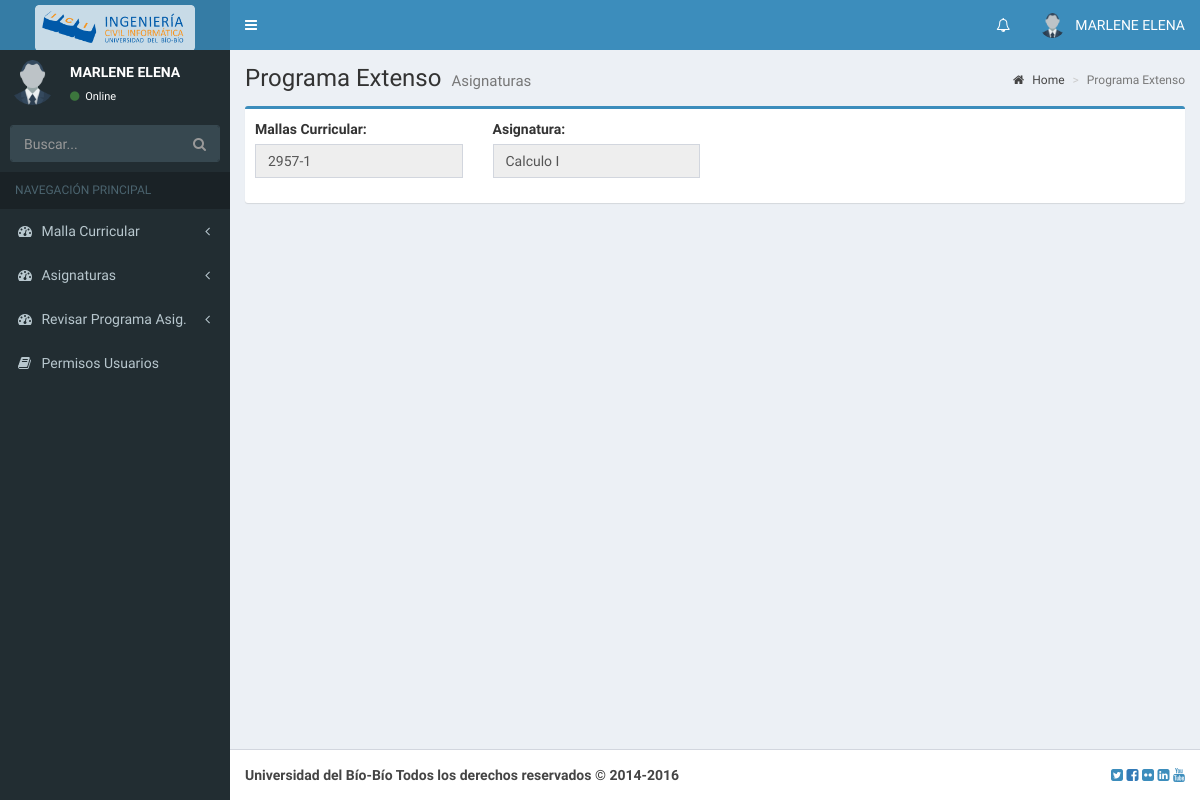
Before: /Vista/Layout/administrarProgramaExtensoAsignaturasDirectiva.php?cod=240012 (signed in) with the older database file.
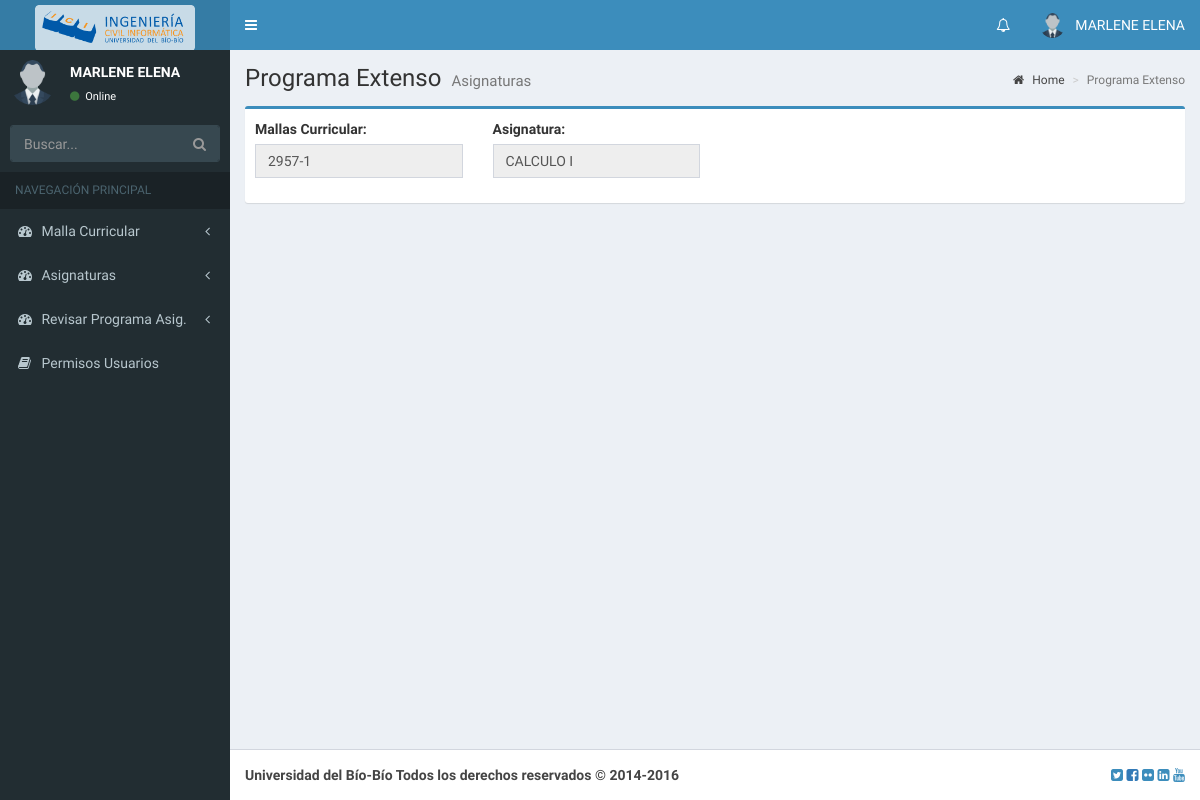
After: the same page with the newer database file.
### tables this page shows
CREATE TABLE IF NOT EXISTS `asignatura` (
  `asig_codigo` int(6) NOT NULL,
  `asig_nombre` varchar(45) NOT NULL,
  `asig_periodo` int(11) NOT NULL,
  `asig_creditos` int(11) NOT NULL,
  `m_id` varchar(11) NOT NULL,
  `ta_id` int(11) NOT NULL,
  `correquisito` varchar(1000) DEFAULT NULL
);

### Controlador/Mantenedores/Nucleo/ConexionMySQL.php (called while the page is built, shortened)
<?php
include_once ("Configuracion.php");
class ConexionMySQL {
    private $host;
    private $db;
    private $user;
    private $password;
    private $puerto;
    private $conexion;
    function __construct() {
        $this->configuracion = new Configuracion();
        $this->user = $this->configuracion->user;
        $this->password = $this->configuracion->password;
        $this->host = $this->configuracion->host;
        $this->db = $this->configuracion->db;
        $this->puerto = $this->configuracion->puerto;
    }
    public function conectar() {
        if ($this->puerto != "") {
            $this->conexion =  new mysqli($this->host.":".$this->puerto, $this->user, $this->password, $this->db);
        }else{
            $this->conexion = new mysqli($this->host, $this->user, $this->password, $this->db);
        }
    }
    public function ejecutar($strComando) {
        try {
             $result = $this->conexion->query($strComando);
            return $result;
        } catch (PDOException $ex) {
            throw $ex;
        }
    }
}
?>

### Controlador/Mantenedores/Nucleo/Configuracion.php (called while the page is built, shortened)
<?php
class Configuracion {
    public function __construct() {
        $this->user = "root";
        $this->password = "";
        $this->host = "localhost";
        $this->db = "control_pro_asignaturas";
        $this->puerto = "";
    }
}
?>

### Controlador/Contenedor.php (called while the page is built, shortened)
<?php
include_once 'Mantenedores/AsignaturaDAO.php';
class Contenedor {
    private static $instancia = NULL;
    private $asignaturaDAO;
    public function Contenedor() {
        $this->asignaturaDAO = new AsignaturaDAO();
    }
    public static function getInstancia() {
        if (self::$instancia == NULL) {
            self::$instancia = new Contenedor();
        }
        return self::$instancia;
    }
    public function getAsignaturaByID($asig_codigo) {
        return $this->asignaturaDAO->findByID($asig_codigo);
    }
}
?>

### Controlador/Mantenedores/AsignaturaDAO.php (called while the page is built, shortened)
<?php
include_once 'Nucleo/ConexionMySQL.php';
include_once '../../Modelo/AsignaturaDTO.php';
class AsignaturaDAO {
    private $conexion;
    public function AsignaturaDAO() {
        $this->conexion = new ConexionMySQL();
    }
    public function findByID($asig_codigo) {
        $this->conexion->conectar();
        $query = "SELECT * FROM asignatura WHERE  asig_codigo =  " . $asig_codigo . " ";
        $result = $this->conexion->ejecutar($query);
        $asignatura = new AsignaturaDTO();
        if ($result) {
            while ($fila = $result->fetch_row()) {
                $asignatura->setAsig_codigo($fila[0]);
                $asignatura->setAsig_nombre($fila[1]);
                $asignatura->setAsig_periodo($fila[2]);
                $asignatura->setAsig_creditos($fila[3]);
                $asignatura->setM_id($fila[4]);
                $asignatura->setTa_id($fila[5]);
            }
        }
        $this->conexion->desconectar();
        return $asignatura;
    }
}

### Modelo/AsignaturaDTO.php (called while the page is built, shortened)
<?php
class AsignaturaDTO {
    public $asig_nombre;
    public $m_id;
    function setAsig_codigo($asig_codigo) {
        return $this->asig_codigo = $asig_codigo;
    }
    function getAsig_nombre() {
        return $this->asig_nombre;
    }
    function setAsig_nombre($asig_nombre) {
        return $this->asig_nombre = $asig_nombre;
    }
    function getM_id() {
        return $this->m_id;
    }
    function setM_id($m_id) {
        return $this->m_id = $m_id;
    }
    function setTa_id($ta_id) {
        return $this->ta_id = $ta_id;
    }
}

### Vista/Layout/administrarProgramaExtensoAsignaturasDirectiva.php (the view, shortened to what this page needs)
<!DOCTYPE html>
<?php
$per_id = $_SESSION["per_id"];
$usu_nombre = $_SESSION["usu_nombre"];
$asig_codigo = htmlspecialchars($_REQUEST['cod']);
include_once '../../Controlador/Contenedor.php';
$control = Contenedor::getInstancia();
$asignatura = $control->getAsignaturaByID($asig_codigo);
?>
<html>
    <head>
        <link rel="stylesheet" href="../../Files/Complementos/template_admin_lite/bootstrap/css/bootstrap.min.css">
        <link rel="stylesheet" href="https://cdnjs.cloudflare.com/ajax/libs/font-awesome/4.5.0/css/font-awesome.min.css">
        <link rel="stylesheet" href="https://cdnjs.cloudflare.com/ajax/libs/ionicons/2.0.1/css/ionicons.min.css">
        <link rel="stylesheet" href="../../Files/Complementos/template_admin_lite/dist/css/AdminLTE.min.css">
        <link rel="stylesheet" href="../../Files/Complementos/template_admin_lite/dist/css/skins/_all-skins.min.css">
        <link rel="stylesheet" href="../../Files/Complementos/template_admin_lite/plugins/iCheck/flat/blue.css">
        <link rel="stylesheet" href="../../Files/Complementos/template_admin_lite/plugins/morris/morris.css">
        <link rel="stylesheet" href="../../Files/Complementos/template_admin_lite/plugins/jvectormap/jquery-jvectormap-1.2.2.css">
        <link rel="stylesheet" href="../../Files/Complementos/template_admin_lite/plugins/datepicker/datepicker3.css">
        <link rel="stylesheet" href="../../Files/Complementos/template_admin_lite/plugins/daterangepicker/daterangepicker.css">
        <link rel="stylesheet" href="../../Files/Complementos/template_admin_lite/plugins/bootstrap-wysihtml5/bootstrap3-wysihtml5.min.css">
        <link rel="stylesheet" href="../../Files/Complementos/template_admin_lite/plugins/bootstrap-select-1.12.1/dist/css/bootstrap-select.css">
    </head>
    <body class="hold-transition skin-blue sidebar-mini">
        <div class="wrapper">
            <?php
            if ($per_id == 1) {
                include '../Menus/menu_header_docente.php';
            } else if ($per_id == 2) {
                include '../Menus/menu_header_directiva.php';
            } else if ($per_id == 3) {
                include '../Menus/menu_header_default.php';
            } else {
                include '../Menus/menu_header_default.php';
            }
            ?>
            <?php
            if ($per_id == 1) {
                include '../Menus/menu_left_docente.php';
            } else if ($per_id == 2) {
                include '../Menus/menu_left_directiva.php';
            } else if ($per_id == 3) {
                include '../Menus/menu_left_secretaria.php';
            } else {
                include '../Menus/menu_left_default.php';
            }
            ?>
            <div class="content-wrapper">
                <section class="content-header">
                    <h1>
                        Programa Extenso
                        <small>Asignaturas</small>
                    </h1>
                    <ol class="breadcrumb">
                        <li><a href="#"><i class="fa fa-home"></i> Home</a></li>
                        <li class="active">Programa Extenso</li>
                    </ol>
                </section>
                <section class="content">
                    <div class="row">
                        <div class="col-md-12">
                            <div class="box box-primary">
                                <div class="box-body">
                                    <div class="row">
                                        <div class="col-md-3">
                                            <div class="form-group">
                                                <label for="m_id">Mallas Curricular:</label>
                                                <input type="text" class="form-control" id="m_id" name="m_id" value="<?= $asignatura->getM_id()?>"onchange="obtenerAsignaturas()" readonly>
                                            </div>
                                        </div>
                                        <div class="col-md-3">
                                            <div class="form-group">
                                                <label for="asig_codigo">Asignatura:</label>
                                                <input type="text" class="form-control" id="asig_codigo" name="asig_codigo" value="<?= $asignatura->getAsig_nombre()?>" readonly>
                                            </div>
                                        </div>
                                    </div>
                                </div>
                            </div>
                        </div>
                    </div>
                </section>
            </div>
            <footer class="main-footer">
                <div class="pull-right hidden-xs">
                    <span class="action-buttons">
                        <a href="https://twitter.com/ubbchile" target="_blank"><i class="ace-icon fa fa-twitter-square light-blue bigger-150"></i></a>
                        <a href="https://www.facebook.com/ubiobiochile" target="_blank"><i class="ace-icon fa fa-facebook-square text-primary bigger-150"></i></a>
                        <a href="https://www.flickr.com/photos/ubiobio" target="_blank"><i class="ace-icon fa fa-flickr bigger-150"></i></a>
                        <a href="http://cl.linkedin.com/in/ubiobio" target="_blank"><i class="ace-icon fa fa-linkedin-square blue bigger-150"></i></a>
                        <a href="https://www.youtube.com/user/udelbiobio" target="_blank"><i class="ace-icon fa fa-youtube red bigger-150"></i></a>
                    </span>
                </div>
                <strong>Universidad del Bío-Bío Todos los derechos reservados © 2014-2016</strong>
            </footer>
        </div>
    </body>
</html>

### Vista/Menus/menu_header_directiva.php (shortened to what this page needs)
<header class="main-header">
    <a href="index2.html" class="logo">
        <span class="logo-lg"><img src="../../Files/img/logo_ici.png" width="80%"></span>
    </a>
    <nav class="navbar navbar-static-top">
        <a href="#" class="sidebar-toggle" data-toggle="offcanvas" role="button">
        </a>
        <div class="navbar-custom-menu">
            <ul class="nav navbar-nav">
                <li class="dropdown notifications-menu">
                    <a href="#" class="dropdown-toggle" data-toggle="dropdown">
                        <i class="fa fa-bell-o"></i>
                    </a>
                </li>
                <li class="dropdown user user-menu">
                    <a href="#" class="dropdown-toggle" data-toggle="dropdown">
                        <img src="../../Files/img/user-male.png" class="user-image" alt="User Image">
                        <span class="hidden-xs"><?php echo $usu_nombre; ?></span>
                    </a>
                </li>
            </ul>
        </div>
    </nav>
</header>

### Vista/Menus/menu_left_directiva.php (shortened to what this page needs)
<aside class="main-sidebar">
    <section class="sidebar">
        <div class="user-panel">
            <div class="pull-left image">
                <img src="../../Files/img/user-male.png" class="img-circle" alt="User Image">
            </div>
            <div class="pull-left info">
                <p><?php echo $usu_nombre;?></p>
                <a href="#"><i class="fa fa-circle text-success"></i> Online</a>
            </div>
        </div>
        <form action="#" method="get" class="sidebar-form">
            <div class="input-group">
                <input type="text" name="q" class="form-control" placeholder="Buscar...">
                <span class="input-group-btn">
                    <button type="submit" name="search" id="search-btn" class="btn btn-flat"><i class="fa fa-search"></i>
                    </button>
                </span>
            </div>
        </form>
        <ul class="sidebar-menu">
            <li class="header">NAVEGACIÓN PRINCIPAL</li>
            <li class="treeview">
                <a href="#">
                    <i class="fa fa-dashboard"></i> <span>Malla Curricular</span>
                    <span class="pull-right-container">
                        <i class="fa fa-angle-left pull-right"></i>
                    </span>
                </a>
            </li>
            <li class="treeview">
                <a href="#">
                    <i class="fa fa-dashboard"></i> <span>Asignaturas</span>
                    <span class="pull-right-container">
                        <i class="fa fa-angle-left pull-right"></i>
                    </span>
                </a>
            </li>
            <li class="treeview">
                <a href="#">
                    <i class="fa fa-dashboard"></i> <span>Revisar Programa Asig.</span>
                    <span class="pull-right-container">
                        <i class="fa fa-angle-left pull-right"></i>
                    </span>
                </a>
            </li>
            <li><a href="administrarPermisosUsuarios.php"><i class="fa fa-book"></i> <span>Permisos Usuarios</span></a></li>
        </ul>
    </section>
</aside>

Changed rows visible on the page:
changed asignatura: asig_codigo "Calculo I" → "CALCULO I"
